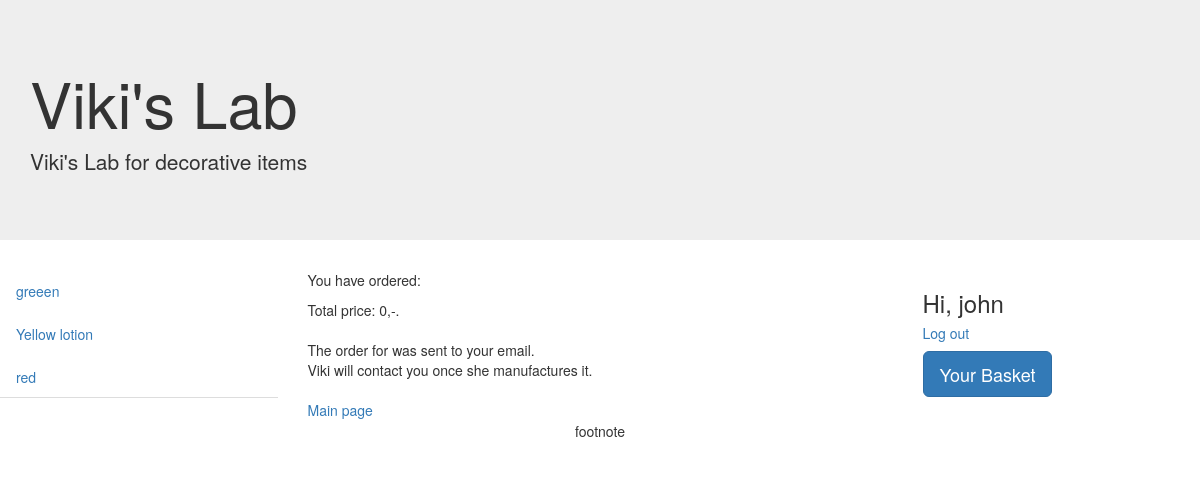
/myorder (signed in), run on an earlier commit of the app's database.
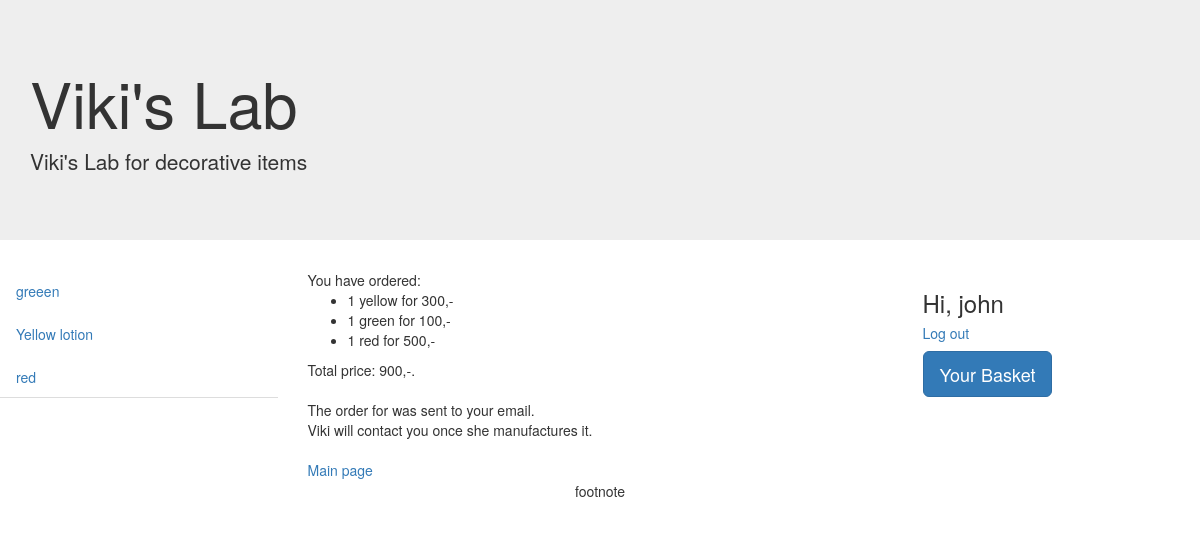
And on a later commit of the database.
### app.py (models this page shows, shortened)
class ItemsDesc(db.Model):
    __tablename__ = 'itemsdesc'
    id = db.Column(db.Integer, primary_key=True)
    itemid = db.Column(db.Integer, db.ForeignKey('items.id'), nullable=False)
    name = db.Column(db.String, nullable=False)
    desc = db.Column(db.String)
    imgref = db.Column(db.String)
    item = db.relationship('Items', backref=db.backref('itemdesc', uselist=False))

class User(UserMixin, db.Model):
    __tablename__ = 'user'
    id = db.Column(db.Integer, primary_key=True)
    username = db.Column(db.String(30), unique=True)
    email = db.Column(db.String(50))
    password = db.Column(db.String(50))
    orders = db.relationship('Orders', backref='user')

class Orders(db.Model):
    __tablename__ = 'orders'
    id = db.Column(db.Integer, primary_key=True)
    userid = db.Column(db.Integer, db.ForeignKey('user.id'), nullable=False)
    itemid = db.Column(db.Integer, db.ForeignKey('items.id'), nullable=False)
    volume = db.Column(db.Integer)
    ordered = db.Column(db.Boolean)
    paid = db.Column(db.Boolean)
    delivered = db.Column(db.Boolean)
    orderdate = db.Column(db.DATETIME)
    paydate = db.Column(db.DATETIME)
    deliverydate = db.Column(db.DATETIME)

class Items(db.Model):
    __tablename__ = 'items'
    id = db.Column(db.Integer, primary_key=True)
    name = db.Column(db.String)
    orders = db.relationship('Orders', backref='item')

class Prices(db.Model):
    __tablename__ = 'prices'
    id = db.Column(db.Integer, primary_key=True)
    itemid = db.Column(db.Integer, db.ForeignKey('items.id'), nullable=False)
    price = db.Column(db.Integer)
    validfrom = db.Column(db.DATETIME)
    validto = db.Column(db.DATETIME)
    item = db.relationship('Items', backref='pricetags')

### app.py (the view)
@app.route('/myorder', methods=['GET', 'POST'])
def myorder():
    myorder = Orders.query.filter(
        Orders.userid==current_user.id,
        db.or_(Orders.ordered.is_(None),
        Orders.ordered==0)).all()
    for item in myorder:
        item.ordered = True
        item.orderdate = datetime.datetime.now()
    db.session.commit()
    user = User.query.get(current_user.id)
    greetings = user.username
    sendmail(user.email, myorder=myorder, totalprice=totalprice(myorder),
                                        greetings=greetings)
    return render_template('myorder.html', myorder=myorder,
        totalprice=totalprice(myorder), items = ItemsDesc.query.all())

### app.py (called while the page is built)
@loginmanager.user_loader
def loaduser(userid):
    return User.query.get(int(userid))

def totalprice(basket):
    totalprice = 0
    for b in basket:
        totalprice += b.item.pricetags[0].price
    return totalprice

def sendmail(to, myorder, totalprice, greetings):
    msg = Message("Viki's lab - order confimation", sender='pyjan3@gmail.com',
                    recipients=[to])
    msg.body = 'text body'
    msg.html = render_template('emailtemplate.html', myorder=myorder,
                                totalprice=totalprice, greetings=greetings)
    mail.send(msg)

### templates/myorder.html
{% extends 'vlab.html' %}
{% block product %}
You have ordered:
<ul>
    {% for item in myorder %}
    <li>
        {{item.volume}} {{item.item.name}} for {{item.item.pricetags[0].price}},-
    </li>
    {% endfor %}
</ul>
Total price: {{totalprice}},-.
<br><br>
The order for was sent to your email.<br>
Viki will contact you once she manufactures it.<br><br>
<a href="{{url_for('main')}}">Main page</a>
{% endblock product %}

### templates/vlab.html (shortened to what this page needs)
<html lang="en">
<head>
    <link rel="stylesheet" type="text/css" href="{{url_for('static', filename='main.css')}}">
</head>
<body>
    {% extends 'bootstrap/base.html' %}
    {% import 'bootstrap/wtf.html' as wtf %}
    {% block content %}
    <div class="jumbotron jumbotron-fluid">
        <div class="container">
            <h1 class="display-3">Viki's Lab</h1>
            <p class="lead">Viki's Lab for decorative items</p>
        </div>
    </div>
    {% block middlepart %}
    <div class="row">
        <div class="col-xs-3">
            <ul class="nav nav-tabs nav-stacked">
                {% for item in items %}
                    <li>
                        <a href="{{url_for('selection', product=item.id)}}">{{item.name}}</a>
                    </li>
                {% endfor %}
            </ul>
        </div>
        <div class="col-xs-6">
            {% block product %}
            {% endblock product %}
        </div>
        <div class="col-xs-3">
            {% if current_user.is_authenticated %}
            <h3>Hi, {{ current_user.username }}</h3>
            <h5><a href="{{url_for('logout')}}">Log out</a> </h5>
            {% else %}
            <h5>
                <a href="{{url_for('login')}}">Log in</a> or
                <a href="{{url_for('signup')}}">Sign up</a>
            </h5>
            {% endif %}
            <a name="basket" id="basket" class="btn btn-primary btn-lg" href="{{url_for('basket')}}" role="button">Your Basket</a>
        </div>
    </div>
    {% endblock middlepart %}
    <div class="navbar">
        <div class="col-xs-12">
            <div style="text-align: center">footnote</div>
        </div>
    </div>
    {% endblock content %}

### static/main.css (style rules this page uses)
h1 { color: hotpink; }

What changed in the data, as far as the page shows it:
added Orders: volume "1", item.name "yellow", item "300"
added Orders: volume "1", item.name "green", item "100"
added Orders: volume "1", item.name "red", item "500"
Also different on the page:
{{ totalprice }}: "0" → "900"
